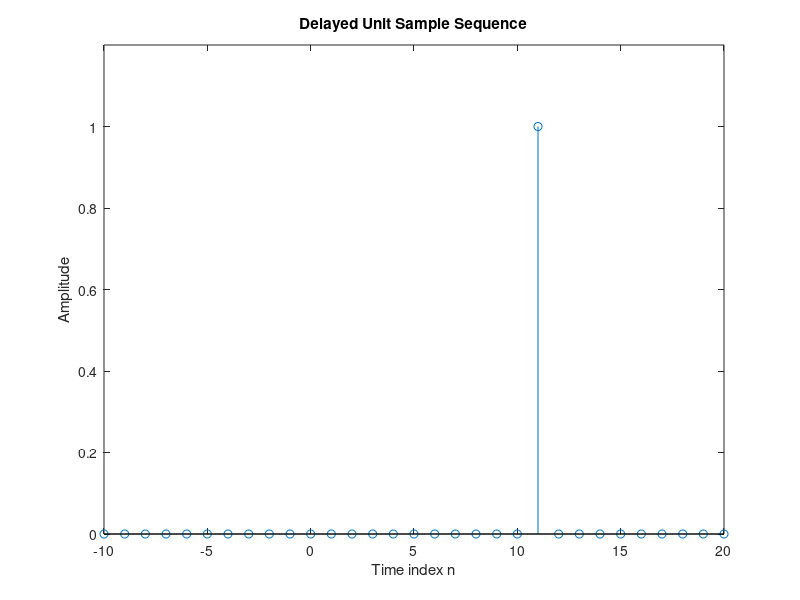

The MATLAB script that drew this image:
% Program P1_1, MODIFIED for Q1.3
% Generation of a DELAYED Unit Sample Sequence 
clf;
% Generate a vector from -10 to 20
n = -10:20;
% Generate the DELAYED unit sample sequence
u = [zeros(1,21) 1 zeros(1,9)];
% Plot the DELAYED unit sample sequence
stem(n,u);
xlabel('Time index n');ylabel('Amplitude');
title('Delayed Unit Sample Sequence');
axis([-10 20 0 1.2]);